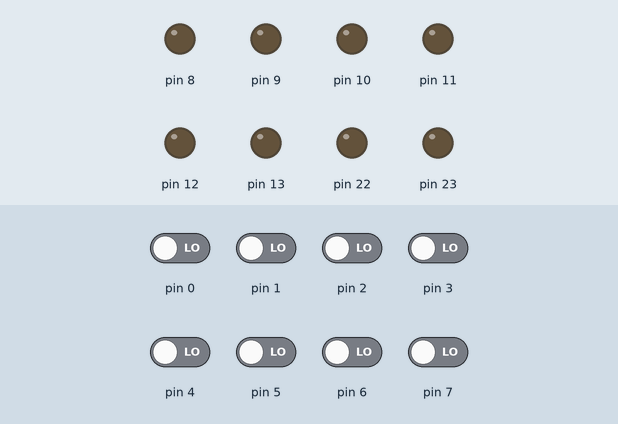
A sketch run on a simulated Arduino Uno, built with avr-gcc and run on an emulated ATmega328P. Parts: output pins drawn as LEDs (lit = HIGH). The test bench sets the inputs (shaded band); at power-on: pin 0–7 LOW.

Above: at 0.8 s.
0.9 s: pin 0 driven HIGH
At 1.8 s:
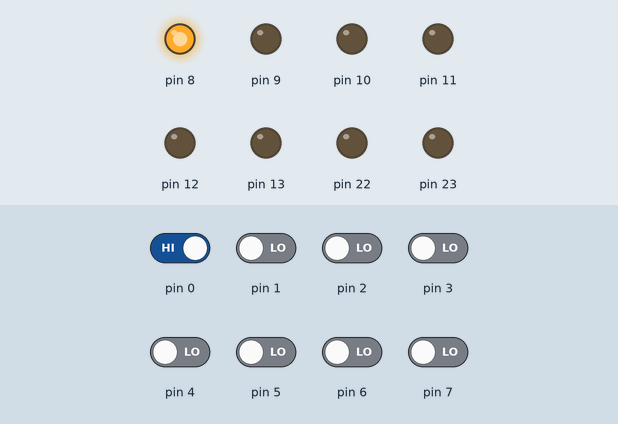
2.4 s: pin 1 driven HIGH
At 2.9 s:
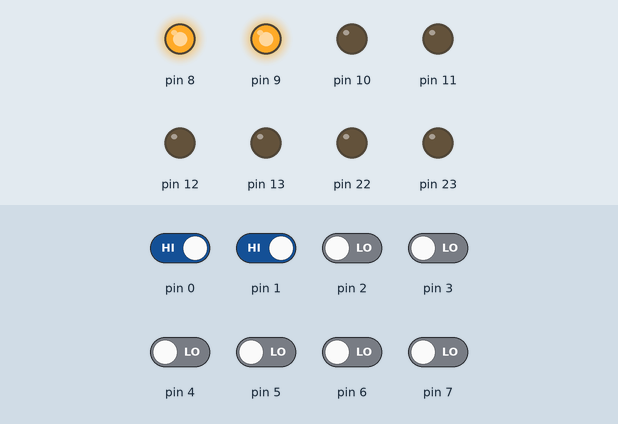
3.9 s: pin 2 driven HIGH
At 5.1 s:
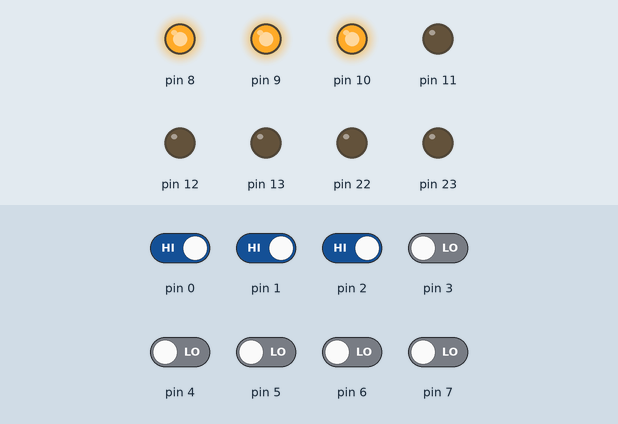
5.4 s: pin 3 driven HIGH
At 6.4 s:
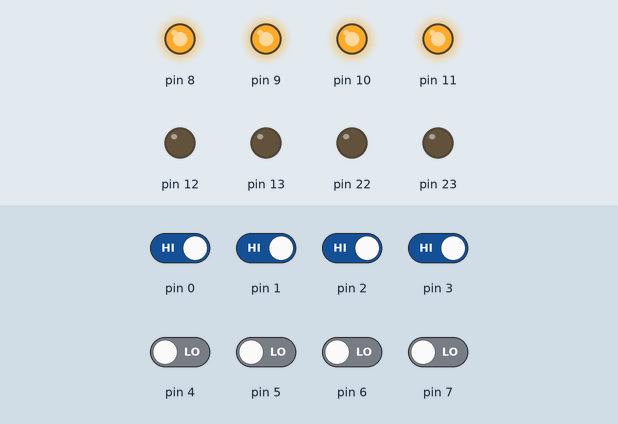
6.9 s: pin 4 driven HIGH
At 7.5 s:
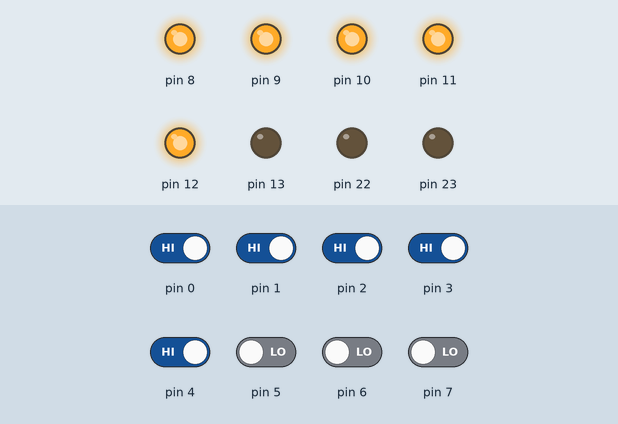
8.4 s: pin 5 driven HIGH
At 8.7 s:
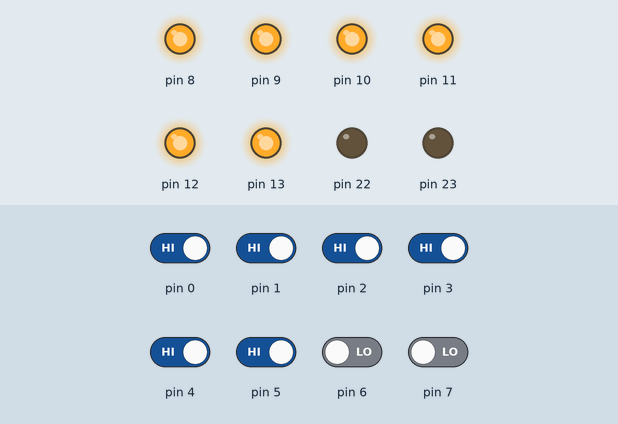
Timing chart, 0 to 10.9 s (numbered marks = the images above; inputs shaded):
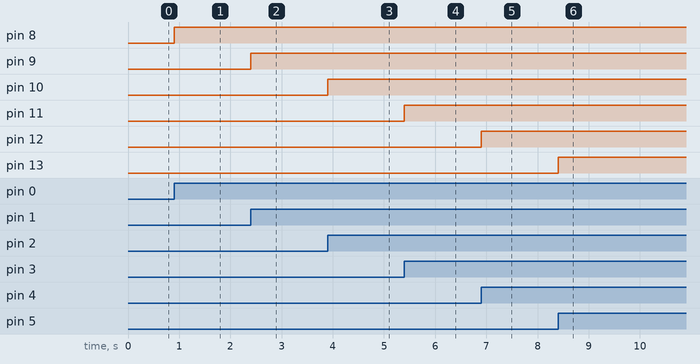

The sketch:

simul04.ino
```cpp
#include <avr/io.h>

int main(void){

  DDRB = 0b11111111;//PortB como saída em todos os pinos
  DDRD =0b00000000; //PORTD COMO ENTRADA EM TODOS OS PINOS
  PORTD = 0b00000000; //DESABILITANDO O PULL-UP INTERNO EM TODOS OS PINOS

  while(1){ //Laço principal - lê os dados em PIND e escreve em PortB

  PORTB = PIND;

  }

}
```

Measured:
- after the input at 0.9 s, pin 8: LOW → HIGH at once
- after the input at 2.4 s, pin 9: LOW → HIGH at once
- after the input at 3.9 s, pin 10: LOW → HIGH at once
- after the input at 5.4 s, pin 11: LOW → HIGH at once
- after the input at 6.9 s, pin 12: LOW → HIGH at once
- after the input at 8.4 s, pin 13: LOW → HIGH at once
